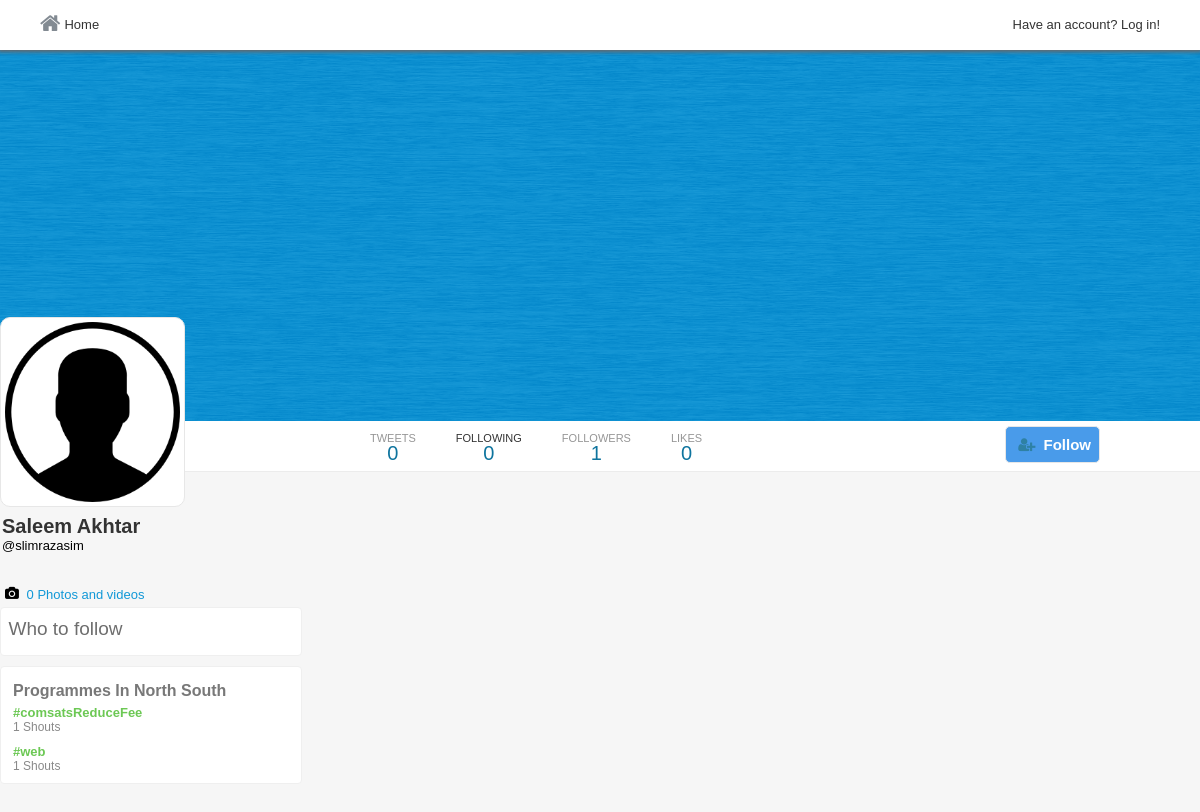
The page /following.php?username=slimrazasim on the database its author committed.
### tables this page shows
CREATE TABLE `users` (
  `user_id` int(11) NOT NULL,
  `username` varchar(40) NOT NULL,
  `email` varchar(255) NOT NULL,
  `password` varchar(32) NOT NULL,
  `screenName` varchar(40) NOT NULL,
  `profileImage` varchar(255) NOT NULL,
  `profileCover` varchar(255) NOT NULL,
  `following` int(11) NOT NULL,
  `followers` int(11) NOT NULL,
  `bio` varchar(140) NOT NULL,
  `country` varchar(255) NOT NULL,
  `website` varchar(255) NOT NULL
);

CREATE TABLE `trends` (
  `trendID` int(11) NOT NULL,
  `hashtag` varchar(140) NOT NULL,
  `createdOn` datetime NOT NULL
);

### core/init.php (called while the page is built, shortened)
<?php
	include 'database/connection.php';
	include 'classes/user.php';
	include 'classes/tweet.php';
	include 'classes/follow.php';
	global $pdo;
	$getFromU = new User($pdo);
	$getFromT = new Tweet($pdo);
	$getFromF = new Follow($pdo);
?>

### core/classes/user.php (called while the page is built, shortened)
<?php
	class User{
		protected $pdo;
		function __construct($pdo){
			$this->pdo = $pdo;
		}
		public function checkInput($var){
			$var = htmlspecialchars($var);
			$var = trim($var);
			$var = stripcslashes($var);
			return $var;
		}
		public function userData($user_id){
			$stmt = $this->pdo->prepare("SELECT * FROM `users` WHERE `user_id` = :user_id");
			$stmt->bindValue(":user_id",$user_id,PDO::PARAM_INT);
			$stmt->execute();
			return $stmt->fetch(PDO::FETCH_OBJ);
		}
		public function loggedIn(){
			return (isset($_SESSION['user_id'])) ? true : false;
		}
		public function userIdByUsername($username){
			$stmt = $this->pdo->prepare("SELECT `user_id` FROM `users` WHERE `username` = :username");
			$stmt->bindValue(":username",$username,PDO::PARAM_STR);
			$stmt->execute();
			$user = $stmt->fetch(PDO::FETCH_OBJ);
			return $user->user_id;
		}
	}
?>

### following.php (the view, shortened to what this page needs)
<?php
	if(isset($_GET['username']) === true && empty($_GET['username']) === false){
		include 'core/init.php';
		$username = $getFromU->checkInput($_GET['username']);
		$profile_id = $getFromU->userIdByUserName($username);
		$profileData = $getFromU->userData($profile_id);
		$user_id = $_SESSION['user_id'];
		$user = $getFromU->userData($user_id);
	}
?>
<html>
	<html>
	<head>
 		<link rel="stylesheet" href="../assets/css/style-complete.css"/>
   		<link rel="stylesheet" href="https://cdnjs.cloudflare.com/ajax/libs/font-awesome/4.6.3/css/font-awesome.css"/>
    </head>
<body>
<div class="wrapper">
<div class="header-wrapper">
	<div class="nav-container">
    	<div class="nav">
		<div class="nav-left">
			<ul>
				<li><a href="../home.php"><i class="fa fa-home" aria-hidden="true"></i>Home</a></li>
			</ul>
		</div>
		<div class="nav-right">
			<ul>
				<?php if($getFromU->loggedIn() === true){?>
				<li class="hover"><label class="drop-label" for="drop-wrap1"><img src="../<?php echo $user->profileImage;?>"/></label>
				<input type="checkbox" id="drop-wrap1">
				<div class="drop-wrap">
					<div class="drop-inner">
						<ul>
							<li><a href="../<?php echo $user->username;?>"><?php echo $user->username;?></a></li>
							<li><a href="../settings/account">Settings</a></li>
							<li><a href="../includes/logout.php">Log out</a></li>
						</ul>
					</div>
				</div>
				</li>
				<li><label for="pop-up-tweet" class="addTweetBtn">Post</label></li>
				<?php } else{
					echo '<li><a href="../index.php">Have an account? Log in!</a></li>';
				}?>
			</ul>
		</div>
	</div>
	</div>
</div>
<div class="profile-cover-wrap">
<div class="profile-cover-inner">
	<div class="profile-cover-img">
		<img src="../<?php echo $profileData->profileCover;?>"/>
	</div>
</div>
<div class="profile-nav">
 <div class="profile-navigation">
	<ul>
		<li>
		<div class="n-head">
			TWEETS
		</div>
		<div class="n-bottom">
		  <?php echo $getFromT->countTweets($profile_id);?>
		</div>
		</li>
		<li>
			<a href="#">
				<div class="n-head">
					<a href="#">FOLLOWING</a>
				</div>
				<div class="n-bottom">
					<span class="count-following"><?php echo $profileData->following;?></span>
				</div>
			</a>
		</li>
		<li>
		 <a href="followers">
				<div class="n-head">
					FOLLOWERS
				</div>
				<div class="n-bottom">
					<span class="count-followers"><?php echo $profileData->followers;?></span>
				</div>
			</a>
		</li>
		<li>
			<a href="javascript: void(0);">
				<div class="n-head">
					LIKES
				</div>
				<div class="n-bottom">
					<?php echo $getFromT->countLikes($profile_id);?>
				</div>
			</a>
		</li>
	</ul>
	<div class="edit-button">
		<span>
			<?php
				echo $getFromF->followBtn($profile_id,$user_id,$profileData->user_id);
			?>
		</span>
	</div>
    </div>
</div>
</div>
<div class="in-wrapper">
 <div class="in-full-wrap">
   <div class="in-left">
     <div class="in-left-wrap">
	<div class="profile-info-wrap">
	 <div class="profile-info-inner">
		<div class="profile-img">
			<img src="../<?php echo $profileData->profileImage;?>"/>
		</div>
		<div class="profile-name-wrap">
			<div class="profile-name">
				<a href="../<?php echo $profileData->username;?>"><?php echo $profileData->screenName;?></a>
			</div>
			<div class="profile-tname">
				@<span class="username"><?php echo $profileData->username;?></span>
			</div>
		</div>
<div class="profile-extra-info">
</div>
<div class="profile-extra-footer">
	<div class="profile-extra-footer-head">
		<div class="profile-extra-info">
			<ul>
				<li>
					<div class="profile-ex-location-i">
						<i class="fa fa-camera" aria-hidden="true"></i>
					</div>
					<div class="profile-ex-location">
						<a href="javascript: void(0);">0 Photos and videos </a>
					</div>
				</li>
			</ul>
		</div>
	</div>
	  <?php $getFromF->whoToFollow($user_id,$user_id);  ?>
	 <?php $getFromT->trends();   ?>
</div>
	 </div>
	</div>
		</div>
	</div>
	</div>
</div>
</div>
</body>
</html>

### core/classes/tweet.php (shortened to what this page needs)
 <?php
	class Tweet extends User {
		function __construct($pdo){
			$this->pdo = $pdo;
		}
		public function countTweets($user_id){
			$stmt = $this->pdo->prepare("SELECT COUNT(`tweet_id`) AS `totalTweets` FROM `tweets` WHERE `tweetBy` = :user_id AND `retweet_id` = '0' OR `retweetBy` = :user_id");
			$stmt->bindValue(':user_id',$user_id,PDO::PARAM_INT);
			$stmt->execute();
			$count = $stmt->fetch(PDO::FETCH_OBJ);
			echo $count->totalTweets;
		}
		public function countLikes($user_id){
			$stmt = $this->pdo->prepare("SELECT COUNT(`like_id`) AS `totalLikes` FROM `likes` WHERE `likeBy` = :user_id");
			$stmt->bindValue(':user_id',$user_id,PDO::PARAM_INT);
			$stmt->execute();
			$count = $stmt->fetch(PDO::FETCH_OBJ);
			echo $count->totalLikes;
		}
		public function trends(){
			$stmt = $this->pdo->prepare("SELECT  *,COUNT(`tweet_id`) AS `tweetsCount` FROM `trends` INNER JOIN `tweets` ON `status` LIKE CONCAT('%#',`hashtag`,'%') or `retweetMsg` LIKE CONCAT('%#',`hashtag`,'%')  GROUP BY `hashtag` ORDER BY `tweet_id`");
			$stmt->execute();
			$trends = $stmt->fetchAll(PDO::FETCH_OBJ);
			echo '<div class="trend-wrapper"><div class="trend-inner"><div class="trend-title"><h3>Programmes In North South</h3></div>';
			foreach($trends as $trend){
				echo '<div class="trend-body">
						<div class="trend-body-content">
							<div class="trend-link">
								<a href="hashtag/'.$trend->hashtag.'">#'.$trend->hashtag.'</a>
							</div>
							<div class="trend-tweets">
								'.$trend->tweetsCount.' <span>Shouts</span>
							</div>
						</div>
					  </div>';
			}
			echo '</div></div>';
		}
	}
?>

### core/classes/follow.php (shortened to what this page needs)
<?php
	class Follow extends User {
		function __construct($pdo){
			$this->pdo = $pdo;
		}
		public function checkFollow($profile_id,$user_id){
			$stmt = $this->pdo->prepare("SELECT * FROM `follow` WHERE `sender` = :user_id AND `receiver` = :profile_id");
			$stmt->bindValue(":user_id",$user_id,PDO::PARAM_INT);
			$stmt->bindValue(":profile_id",$profile_id,PDO::PARAM_INT);
			$stmt->execute();
			return $stmt->fetch(PDO::FETCH_ASSOC);
		}
		public function followBtn($profile_id,$user_id,$follow_id){
			$data = $this->checkFollow($profile_id,$user_id);
			if($this->loggedIn() === true){
				if($profile_id != $user_id){
					if('$data["receiver"]' == $profile_id){
						return "<button class='f-btn following-btn follow-btn' data-follow='$profile_id' data-profile='$follow_id'>Following</button>";
					} else{
						return "<button class='f-btn follow-btn' data-follow='$profile_id' data-profile='$follow_id'><i class='fa fa-user-plus'></i>Follow</button>";
					}
				} else{
					return "<button class='f-btn' onclick=location.href='profileEdit.php'>Edit Profile&nbsp;&nbsp;</button>";
				}
			} else{
				return "<button class='f-btn' onclick=location.href='index.php'><i class='fa fa-user-plus'></i>Follow</button>";
			}
		}
		public function whoToFollow($user_id,$profile_id){
			echo '<div class="follow-wrap"><div class="follow-inner"><div class="follow-title"><h3>Who to follow</h3></div>';
			echo '</div></div>';
		}
	}
?>

### assets/css/style-complete.css (style rules this page uses)
* { margin: 0px auto; padding: 0px; font-family: Helvetica; }
body { font-family: Helvetica; font-size: 13px; background: #f6f6f6; }
ul { list-style:none; }
.wrapper { width:100%; }
.header-wrapper { width:100%; background:white; position: fixed; top:0; z-index: 10000; }
.nav-container { width:95%; margin:0px auto; }
.nav { width:100%; height:50px; }
.nav ul li { line-height: 50px; float:left; margin-right: 0px; padding: 0px 10px; cursor:pointer; transition: all 200ms ease-in-out; }
.nav ul li a { color:#333; text-decoration:none; }
.nav-left { width:50%; float:left; }
.nav-right { width:50%; float:right; }
.nav-right ul { float:right; }
.nav .nav-left ul li i { margin-right: 4px; color: #828a92; font-size: 22px; position: relative; top: 2px; }
.nav-right { height: 50px; }
.in-wrapper { width: 100%; padding: 5px 0px; }
.in-full-wrap { width:1200px; }
.in-left { width:25%; min-height: 1000px; float: left; margin-right: 12px; }
.in-left-wrap { width:100%; }
.trend-wrapper { width:100%; float: left; background: #fff; margin: 10px 0px; border-radius: 4px; border: 1px solid #efefef; }
.trend-inner { width: 95%; margin: 10px auto; padding: 5px 5px 0px 12px; }
.trend-title h3 { color: #787878; font-size: 16px; margin-bottom: 5px; }
.trend-body { margin-bottom:10px; }
.trend-link a { text-decoration: none; color: #6cc854; font-weight: bold; }
.trend-tweets { font-size: 12px; color: #898989; }
.follow-wrap { background: #fff; border-radius: 4px; border: 1px solid #efefef; width: 100%; }
.follow-inner { width:95%; padding: 10px 0px; }
.follow-title { margin-bottom: 5px; color: #716565; }
.follow-title h3 { font-size: 19px; font-weight: normal; color: #6e6e6e; }
.profile-cover-wrap { width:100%; height: auto; position: relative; background-color: #F0F0F0; }
.profile-cover-img { width: 100%; min-height: 300px; max-height: 421px; overflow: hidden; }
.profile-cover-img img { width:100%; max-width: 1500px; height: 100%; max-height: 421px; min-height: 421px; }
.profile-img { width: 175px; height: 180px; background: #fff; padding: 4px; border-radius: 10px; border: 1px solid #e7e7e7; margin: 0px; position: relative;s }
.profile-img img { border-radius: 13px; height: 100%; width: 100%; }
.profile-nav { overflow: auto; background: #fff; border-bottom: 1px solid #ececec; }
.profile-navigation { width: 1000px; margin: 0px auto; }
.profile-navigation ul { width:50%; }
.profile-navigation ul li { float: left; margin: 0px 0px 0px 0px; text-align: center; padding: 10px 20px; -webkit-transition:all 300ms ease-in; -moz-transition:all 300ms ease-in; transition:all 300ms ease-in; line-height: 15px; }
.profile-navigation ul li a { text-decoration:none; color:#333; display: block; }
.n-head { font-size: 11px; color: #969696; }
.n-bottom { font-size: 20px; color: #0e749e; }
.profile-info-wrap { position: relative; top: -160px; }
.profile-name-wrap { margin: 8px 2px; }
.profile-name { color: #333; font-size: 20px; font-weight: bold; }
.profile-name a { text-decoration:none; color:#333; }
.profile-extra-info { padding: 5px; margin-top: 5px; }
.profile-ex-location-i { float: left; margin-right: 10px; width: 4%; text-align: center; }
.profile-ex-location a { text-decoration: none; color: #1198d7; }
.edit-button { float: right; margin-top: 5px; }
.f-btn { padding: 5px 8px 5px 20px; background: #499bea; color: white; border: 1px solid #e7e7e7; border-radius: 5px; font-size: 15px; font-weight: bold; line-height: 25px; cursor: pointer; }
.f-btn i { position: relative; top: 0px; right: 8px; color: #2e81a4; }
.header-wrapper { box-shadow: 0px 0px 4px 2px #6c6565; }

### rows shown on the page
users: profileCover (placeholder picture), following "0", followers "1", profileImage (placeholder picture), screenName "Saleem Akhtar", username "slimrazasim"
trends: hashtag "comsatsReduceFee", tweetsCount "1"
trends: hashtag "web", tweetsCount "1"

### other values the page prints
$count->totalTweets "0"
$count->totalLikes "0"
